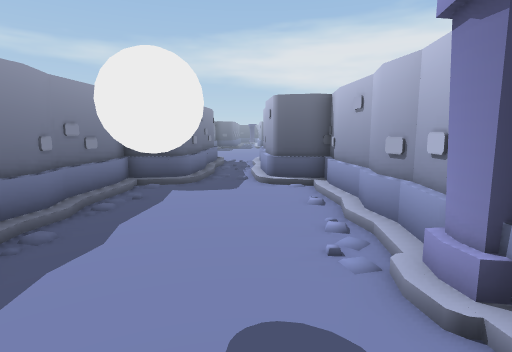
View 1 (above)

12 first-person views from a walk through a 3-D level made in the Unity game engine. The camera is 1.5 m above the floor, tilts 8° down and sees 80° across. The floor is counted in squares, 1 m on a side. Each view is taken from the middle of a square. On the plan, view 1 faces up. The plan holds only what a view shows up to about 15 squares ahead; the rest is blank. The place goes on beyond the plan. The player is left out. Door leaves are left out, so doorways stand open.

View 2
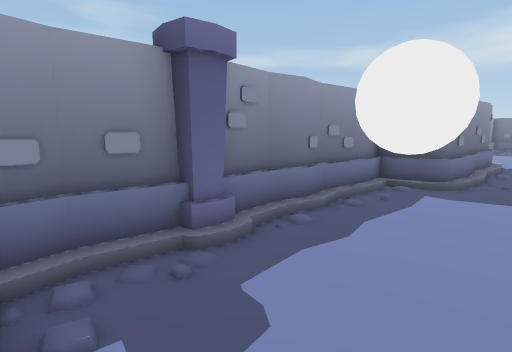

View 3
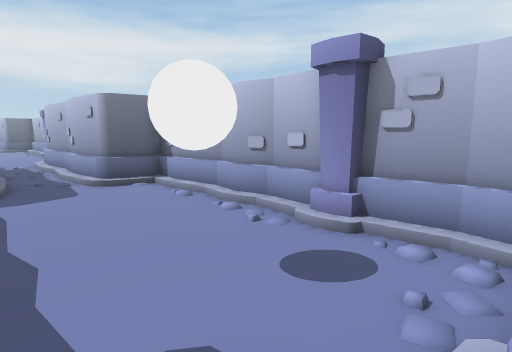

View 4
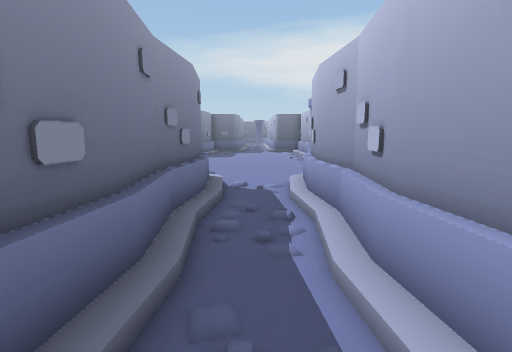

View 5
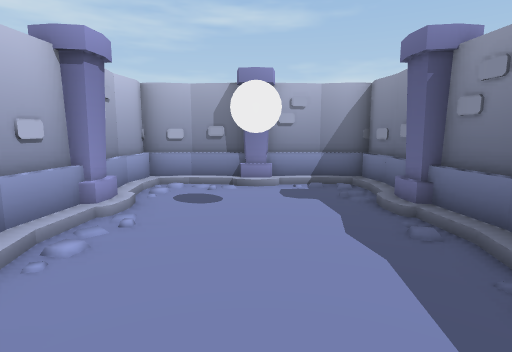

View 6
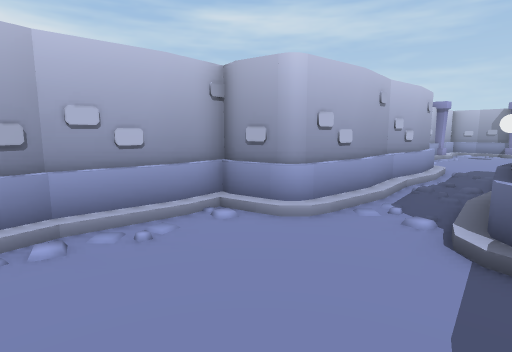

View 7
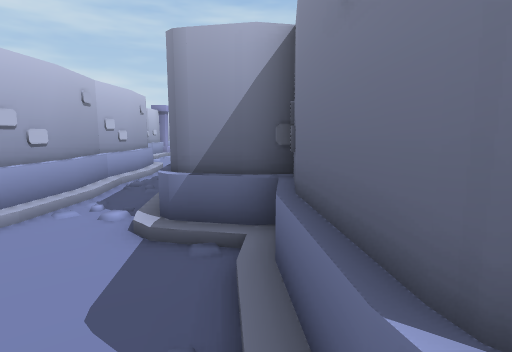

View 8
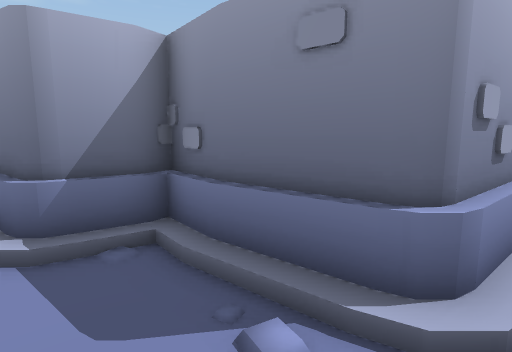

View 9
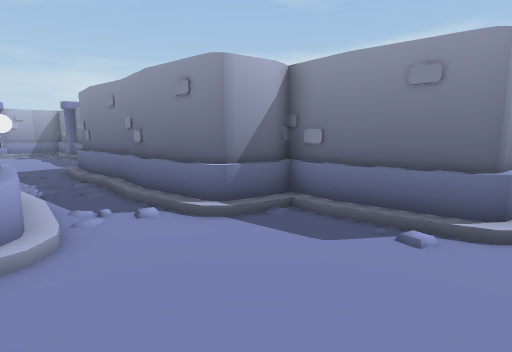

View 10
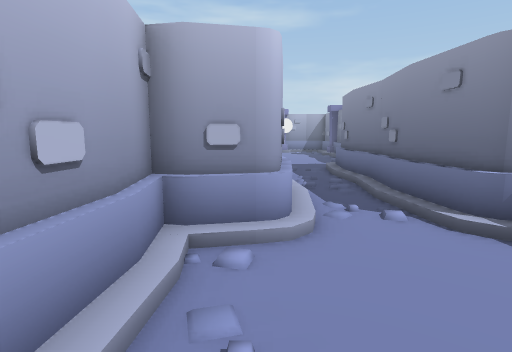

View 11
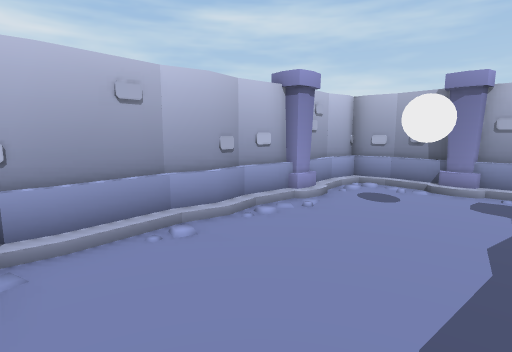

View 12
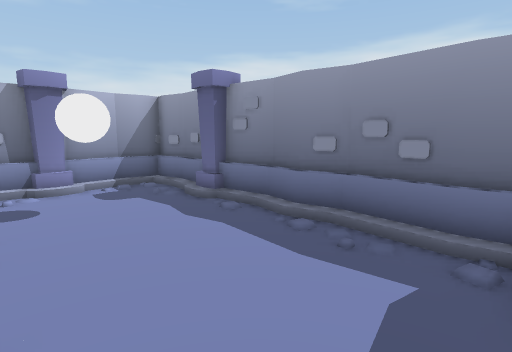

### Floor plan
Key: @ floor where view 1 was taken; # wall or solid block; . floor; / step, stairs or slope.
Columns run from 7 left of view 1 to 3 right of it. Each row starts with its distance up from view 1.
 24 #//......##
 23 ###/...../#
 22   #/...../#
 21   ##.....##
 20   ##/.../##
 19    ##/./##
 18     #/./#
 17     #/./#
 16     #/./#
 15     #/./#
 14     #/./#
 13     #/./#
 12     #/./#
 11    ##/./##
 10   ##/.../##
  9   ##.....##
  8   #/...../#
  7   #/...../#
  6   #/...../#
  5   #/...../#
  4   #/...../#
  3   #/...../#
  2   #/...../#
  1   #/...../#
  0   ##///@/##
 -1   #########

Where each view was taken, in squares from view 1:
view 1: 0 up, 0 right, facing up
view 2: 0 up, 0 right, facing up-left
view 3: 0 up, 3 left, facing up-right
view 4: 10 up, 1 left, facing up
view 5: 9 up, 1 left, facing down
view 6: 24 up, 3 left, facing down-right
view 7: 24 up, 4 left, facing down
view 8: 24 up, 2 left, facing down-left
view 9: 24 up, 1 right, facing down-left
view 10: 24 up, 1 right, facing down
view 11: 10 up, 3 left, facing down-right
view 12: 10 up, 1 right, facing down-left
